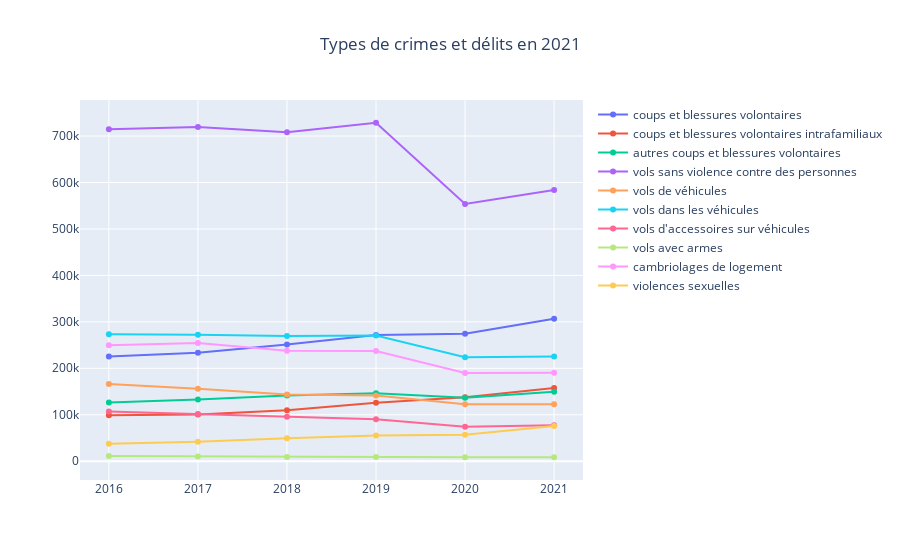

Here is the notebook cell this chart was saved with:
### Code cell
df = pd.DataFrame(dict(
    date=[2016, 2017, 2018, 2019, 2020, 2021],
    un=[225527, 233562, 251333, 271907, 274337, 306740],
    deux=[99083, 100520, 109905, 125704, 137736, 157497],
    trois=[126444, 133042, 141428, 146203, 136601, 149243],
    quatre=[714543, 719656, 708118, 728626, 553772, 583768],
    cinq=[166429, 156032, 143800, 141246, 122772, 122684],
    six=[273323, 272426, 269337, 270402, 223998, 225411],
    sept=[106920, 101781, 95405, 90393, 74336, 77267],
    huit=[11046, 10174, 9118, 9204, 8667, 8474],
    neuf=[249811, 254416, 237608, 237401, 189765, 190266],
    dix=[37505, 41634, 49425, 55527, 57108, 75833],
))

fig = go.Figure()
fig.add_trace(go.Scatter(
    name="coups et blessures volontaires",
    mode="markers+lines", x=df["date"], y=df["un"],
))
fig.add_trace(go.Scatter(
    name="coups et blessures volontaires intrafamiliaux",
    mode="markers+lines", x=df["date"], y=df["deux"],
))
fig.add_trace(go.Scatter(
    name="autres coups et blessures volontaires",
    mode="markers+lines", x=df["date"], y=df["trois"],
))
fig.add_trace(go.Scatter(
    name="vols sans violence contre des personnes",
    mode="markers+lines", x=df["date"], y=df["quatre"],
))
fig.add_trace(go.Scatter(
    name="vols de véhicules",
    mode="markers+lines", x=df["date"], y=df["cinq"],
))
fig.add_trace(go.Scatter(
    name="vols dans les véhicules",
    mode="markers+lines", x=df["date"], y=df["six"],
))
fig.add_trace(go.Scatter(
    name="vols d'accessoires sur véhicules",
    mode="markers+lines", x=df["date"], y=df["sept"],
))
fig.add_trace(go.Scatter(
    name="vols avec armes",
    mode="markers+lines", x=df["date"], y=df["huit"],
))
fig.add_trace(go.Scatter(
    name="cambriolages de logement",
    mode="markers+lines", x=df["date"], y=df["neuf"],
))
fig.add_trace(go.Scatter(
    name="violences sexuelles",
    mode="markers+lines", x=df["date"], y=df["dix"],
))
fig.update_xaxes(showgrid=True, ticklabelmode="period")
fig.update_layout(title_text='Types de crimes et délits en 2021', title_x=0.5)
fig.show()

### Figure 1 — Plotly figure (JSON) as saved in the notebook; plotly's stock layout.template omitted (floating-point values rounded to 4 significant figures)
{"data": [{"mode": "markers+lines", "name": "coups et blessures volontaires", "type": "scatter", "x": [2016, 2017, 2018, 2019, 2020, 2021], "y": [225527, 233562, 251333, 271907, 274337, 306740]}, {"mode": "markers+lines", "name": "coups et blessures volontaires intrafamiliaux", "type": "scatter", "x": [2016, 2017, 2018, 2019, 2020, 2021], "y": [99083, 100520, 109905, 125704, 137736, 157497]}, {"mode": "markers+lines", "name": "autres coups et blessures volontaires", "type": "scatter", "x": [2016, 2017, 2018, 2019, 2020, 2021], "y": [126444, 133042, 141428, 146203, 136601, 149243]}, {"mode": "markers+lines", "name": "vols sans violence contre des personnes", "type": "scatter", "x": [2016, 2017, 2018, 2019, 2020, 2021], "y": [714543, 719656, 708118, 728626, 553772, 583768]}, {"mode": "markers+lines", "name": "vols de véhicules", "type": "scatter", "x": [2016, 2017, 2018, 2019, 2020, 2021], "y": [166429, 156032, 143800, 141246, 122772, 122684]}, {"mode": "markers+lines", "name": "vols dans les véhicules", "type": "scatter", "x": [2016, 2017, 2018, 2019, 2020, 2021], "y": [273323, 272426, 269337, 270402, 223998, 225411]}, {"mode": "markers+lines", "name": "vols d'accessoires sur véhicules", "type": "scatter", "x": [2016, 2017, 2018, 2019, 2020, 2021], "y": [106920, 101781, 95405, 90393, 74336, 77267]}, {"mode": "markers+lines", "name": "vols avec armes", "type": "scatter", "x": [2016, 2017, 2018, 2019, 2020, 2021], "y": [11046, 10174, 9118, 9204, 8667, 8474]}, {"mode": "markers+lines", "name": "cambriolages de logement", "type": "scatter", "x": [2016, 2017, 2018, 2019, 2020, 2021], "y": [249811, 254416, 237608, 237401, 189765, 190266]}, {"mode": "markers+lines", "name": "violences sexuelles", "type": "scatter", "x": [2016, 2017, 2018, 2019, 2020, 2021], "y": [37505, 41634, 49425, 55527, 57108, 75833]}], "layout": {"title": {"text": "Types de crimes et délits en 2021", "x": 0.5}, "xaxis": {"showgrid": true, "ticklabelmode": "period"}}}
